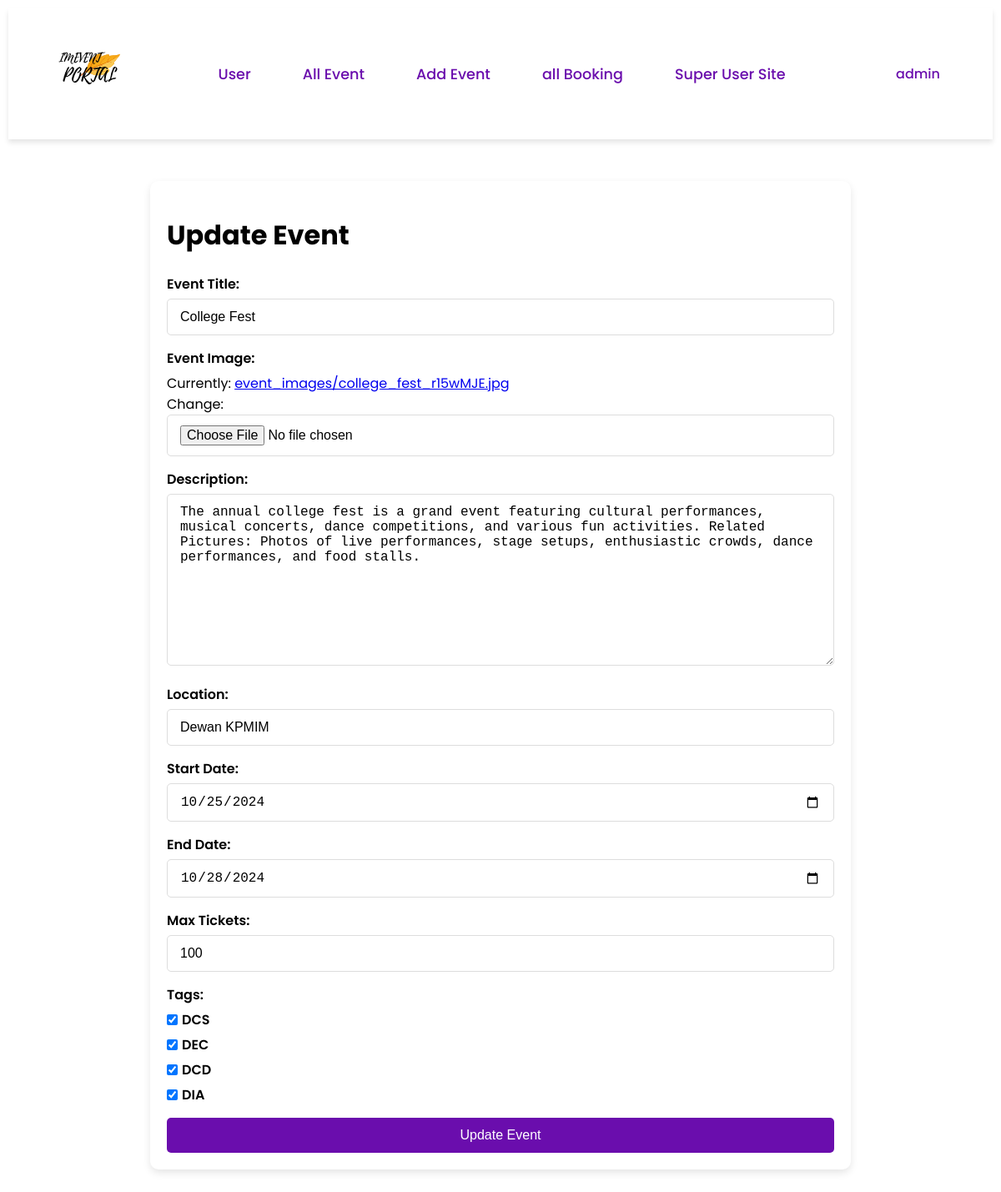
Page /updateEvent/1 (signed in) on the committed database.
### Event/models.py (models this page shows, shortened)
class CustomUser(AbstractUser):
    email = models.EmailField(unique=True)
    user_type = models.CharField(max_length=10, choices=USER_TYPE_CHOICES, default='student')
    phone_number = models.CharField(max_length=15, null=True, blank=True)

class Event(models.Model):
    event_id = models.AutoField(primary_key=True)
    title = models.CharField(max_length=200)
    image = models.ImageField(upload_to='event_images/')
    description = models.TextField()
    location = models.CharField(max_length=255)
    start_date = models.DateField()
    end_date = models.DateField()
    max_tickets = models.PositiveIntegerField()
    tags = models.ManyToManyField(Tag, related_name='events', blank=True)
    created_by = models.ForeignKey(CustomUser, related_name='created_events', on_delete=models.CASCADE, limit_choices_to={'user_type': 'mpp'})

### Event/views.py (the view, shortened to what this page needs)
# urls.py: path('updateEvent/<int:event_id>', views.update_event, name='update_event'),
def update_event(request, event_id):
    event = Event.objects.get(pk=event_id)
    if request.method == 'GET':
        form = EventForm()
        form = EventForm(initial={'title': event.title, 'image': event.image, 'description': event.description,
                                  'location': event.location, 'start_date': event.start_date,
                                  'end_date': event.end_date, 'max_tickets': event.max_tickets, 'tags': event.tags.all()})
        if request.user.user_type == 'Admin':
            return render(request,'adminUpdateEvent.html',{'form': form})
        return render(request, 'updateEvent.html', {'form': form, })

### Event/forms.py
class EventForm(forms.ModelForm):
    tags = forms.ModelMultipleChoiceField(
        queryset=Tag.objects.all(),
        widget=forms.CheckboxSelectMultiple,
        required=False,
        label="Select Tags"
    )
    class Meta:
        model = Event
        fields = ['title', 'image', 'description', 'location', 'start_date', 'end_date', 'max_tickets', 'tags']
        widgets = {
            'start_date': forms.DateInput(attrs={'type': 'date', 'placeholder': 'YYYY-MM-DD'}),
            'end_date': forms.DateInput(attrs={'type': 'date', 'placeholder': 'YYYY-MM-DD'}),
        }

### Event/models.py (called while the page is built)
    def __str__(self):
        return self.name

### Event/templates/adminUpdateEvent.html (shortened to what this page needs)
{% extends 'adminbase.html' %}
{% load static %}
{% block extra_head %}
    <link rel="stylesheet" href="{% static 'css/addevent.css'%}">
{% endblock %}
{% block content %}
<div class="form-container">
    <h1> Update Event</h1>
    <form method="POST" enctype="multipart/form-data" class="addevent-form">
        <div class="form-group">
            <label for="title">Event Title:</label>
            {{ form.title }}
        </div>
        <div class="form-group">
            <label for="image">Event Image:</label>
            {{ form.image }}
        </div>
        <div class="form-group">
            <label for="description">Description:</label>
            {{ form.description }}
        </div>
        <div class="form-group">
            <label for="location">Location:</label>
            {{ form.location }}
        </div>
        <div class="form-group">
            <label for="start_date">Start Date:</label>
            {{ form.start_date }}
        </div>
        <div class="form-group">
            <label for="end_date">End Date:</label>
            {{ form.end_date }}
        </div>
        <div class="form-group">
            <label for="max_tickets">Max Tickets:</label>
            {{ form.max_tickets }}
        </div>
        <div class="form-group">
            <label for="tags">Tags:</label>
            <div class="checkbox-group">
            {{ form.tags }}
            </div>
        </div>
        <button type="submit">Update Event</button>
    </form>
</div>
{% endblock %}

### Event/templates/adminbase.html (shortened to what this page needs)
{% load static %}
<!doctype html>
<html lang="en">
<head>
    <link rel="stylesheet" href="https://cdnjs.cloudflare.com/ajax/libs/font-awesome/6.0.0-beta3/css/all.min.css">
    {% block extra_head %}
    {% endblock %}
</head>
<body>
    <nav class="nav">
        <div class="container">
            <div class="nav-content">
                <div class="logo">
                    <img src="{% static 'image/IMEVENT.svg' %}" alt="Logo">
                </div>
                <div class="nav-links">
                    <a href="{% url 'adminpage' %}" class="{% if request.path == '/adminpage/' %}active{% endif %}">User</a>
                    <a href="{% url 'myevent' %}" class="add-event {% if request.path == '/myevent/' %}active{% endif %}">All Event</a>
                    <a href="{% url 'createEvent' %}" class="add-event {% if request.path == '/createEvent/' %}active{% endif %}">Add Event</a>
                    <a href="{% url 'yourbooking' %}" class="{% if request.path == '/yourbooking/' %}active{% endif %}">all Booking</a>
                    {% if request.user.is_superuser %}
                        <a href="/admin/">Super User Site</a>
                    {% endif %}
                </div>
                <div class="nav-actions">
                    {% if request.user.is_authenticated %}
                        <div class="dropdown">
                            <a href="javascript:void(0)">{{ request.user.username }}</a>
                        </div>
                    {% else %}
                        <a href="{% url 'login' %}">Log In</a>
                        <a href="{% url 'register' %}">Register</a>
                    {% endif %}
                </div>
            </div>
        </div>
    </nav>
    {% block content %}
    {% endblock %}
</body>
</html>

### Event/static/css/addevent.css (style rules this page uses)
.form-container { max-width: 800px; margin: 50px auto; padding: 20px; background-color: #fff; border-radius: 10px; box-shadow: 0 4px 10px rgba(0, 0, 0, 0.1); }
.addevent-form input, .addevent-form textarea, .addevent-form select { width: 100%; margin-bottom: 15px; padding: 12px 15px; border: 1px solid #ddd; border-radius: 5px; box-sizing: border-box; font-size: 16px; }
.addevent-form button { width: 100%; padding: 12px; background-color: #6a0dad; color: #fff; border: none; border-radius: 5px; font-size: 16px; cursor: pointer; transition: background-color 0.3s ease; }
.addevent-form label { font-weight: 600; margin-bottom: 5px; display: block; }
.checkbox-group { margin-bottom: 10px; display: flex; flex-wrap: wrap; gap: 10px; }
.checkbox-group label { display: inline-flex; align-items: center; gap: 5px; margin-right: 15px; }
.checkbox-group input[type="checkbox"] { width: auto; margin: 0; }

### Event/templates/adminbase.html (style rules this page uses)
body { font-family: 'Poppins', sans-serif; margin: 10px; padding: 0; }
.nav { background-color: #ffffff; box-shadow: 0 4px 6px rgba(0, 0, 0, 0.1); position: sticky; top: 0; z-index: 1000; }
.container { margin-left: auto; margin-right: auto; max-width: 80rem; padding-left: 1rem; padding-right: 1rem; display: flex; align-items: center; justify-content: space-between; }
.nav-content { display: flex; align-items: center; width: 100%; justify-content: space-between; }
.logo img { height: 150px; }
.nav-links { display: flex; align-items: center; }
.nav-links a { margin-right: 2rem; text-decoration: none; color: #6a0dad; font-size: 1.1rem; font-weight: 500; padding: 10px 15px; transition: background-color 0.3s, color 0.3s; border-radius: 5px; }
.nav-actions { display: flex; align-items: center; position: relative; }
.nav-actions .dropdown { position: relative; display: inline-block; }
.nav-actions a { margin-right: 2rem; text-decoration: none; color: #6a0dad; font-weight: 500; padding: 10px 15px; transition: background-color 0.3s; border-radius: 5px; }

### rows in the picture
CustomUser: user.username "admin"
Event: title "College Fest", description "The annual college fest is a grand event featuring cultural performances, musical concerts, dance competitions, and various fun activities. Related Pictures: Photos of live performances, stage setups, enthusiastic crowds, dance performances, and food stalls.", location "Dewan KPMIM", start_date "10/25/2024", end_date "10/28/2024", max_tickets "100"
